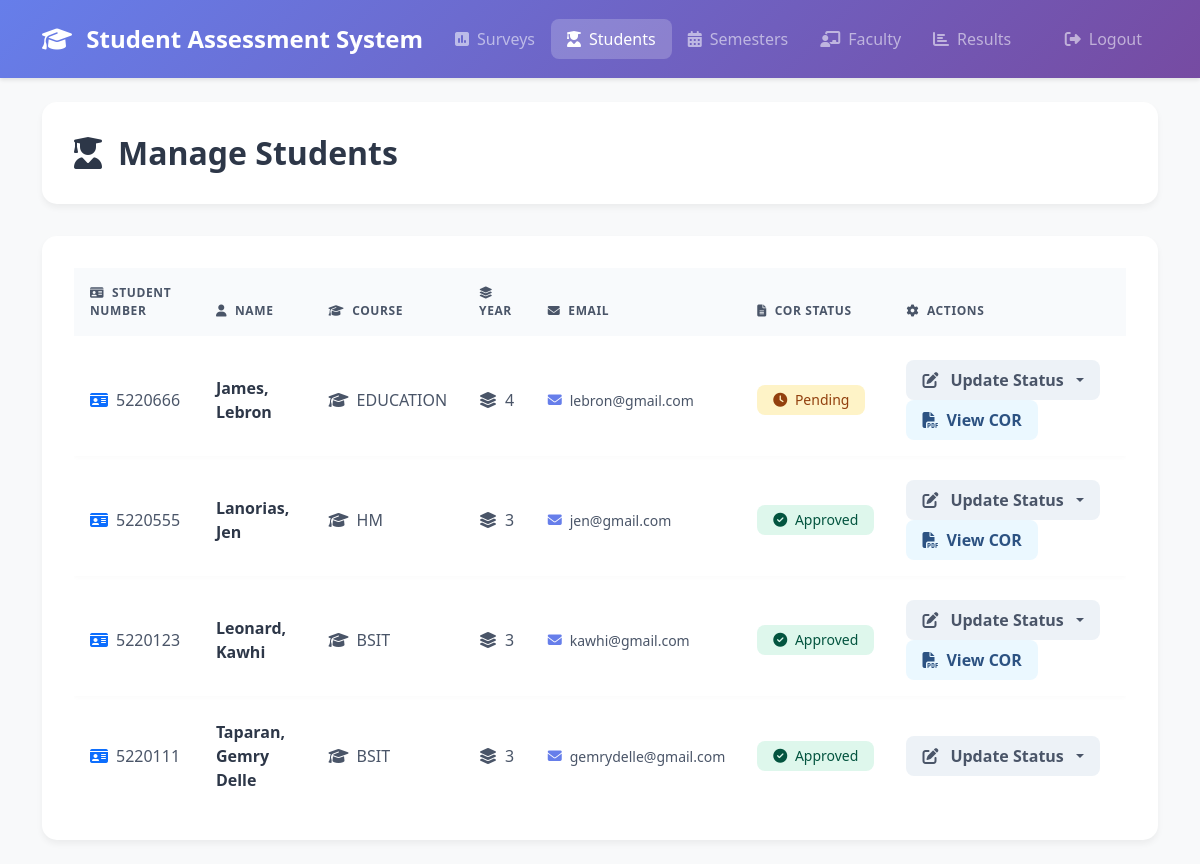
The page /admin/students.php (signed in) on the database as committed earlier.
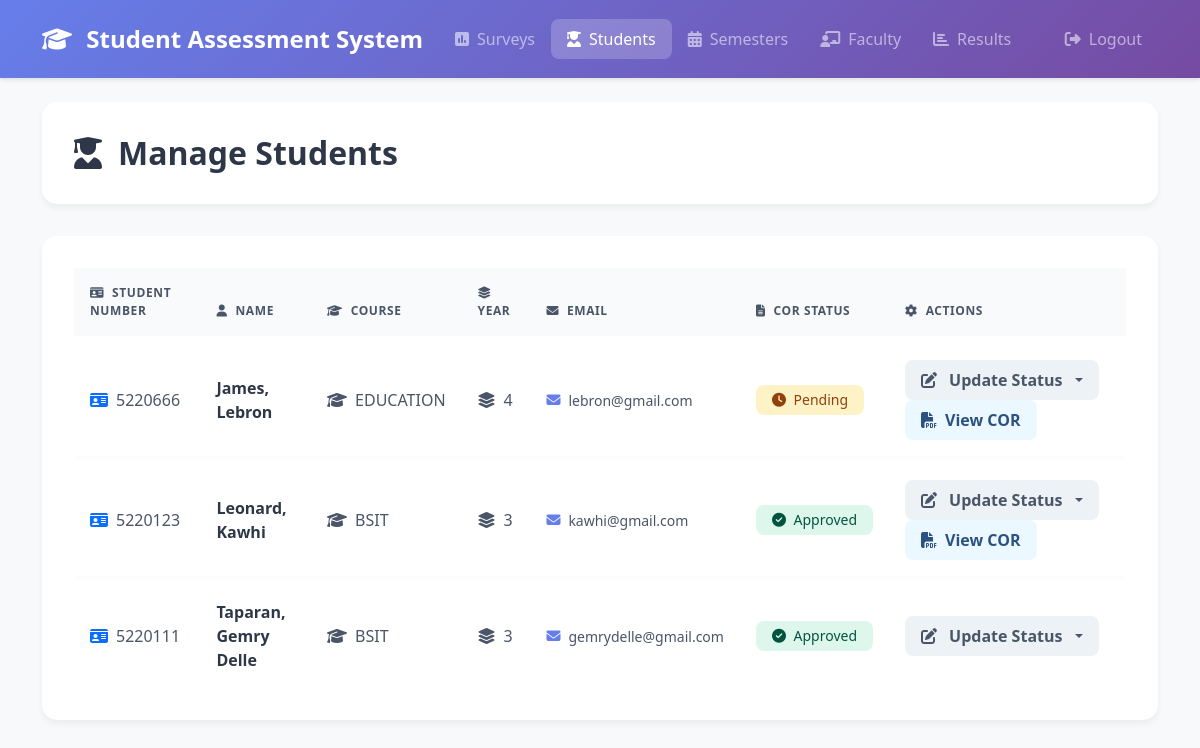
The same page on the database as committed later.
### tables this page shows
CREATE TABLE `students` (
  `id` int(11) NOT NULL,
  `user_id` int(11) DEFAULT NULL,
  `student_number` varchar(20) NOT NULL,
  `first_name` varchar(50) NOT NULL,
  `last_name` varchar(50) NOT NULL,
  `course` varchar(100) NOT NULL,
  `year_level` int(11) NOT NULL,
  `cor_file` varchar(255) DEFAULT NULL,
  `cor_status` enum('pending','approved','rejected') DEFAULT 'pending'
);

CREATE TABLE `users` (
  `id` int(11) NOT NULL,
  `username` varchar(50) NOT NULL,
  `password` varchar(255) NOT NULL,
  `email` varchar(100) NOT NULL,
  `role` enum('admin','student') NOT NULL,
  `created_at` timestamp NOT NULL DEFAULT current_timestamp()
);

### config/database.php (called while the page is built, shortened)
<?php
function clean($data) {
    return htmlspecialchars($data, ENT_QUOTES, 'UTF-8');
}
?>

### admin/students.php (the view, shortened to what the changed rows need)
<?php
require_once '../config/database.php';
$query = "SELECT s.*, u.username, u.email
          FROM students s
          JOIN users u ON s.user_id = u.id
          ORDER BY s.last_name, s.first_name";
$result = $conn->query($query);
$students = $result->fetch_all(MYSQLI_ASSOC);
?>
<!DOCTYPE html>
<html lang="en">
<head>
    <link href="https://cdn.jsdelivr.net/npm/bootstrap@5.3.2/dist/css/bootstrap.min.css" rel="stylesheet">
    <link href="https://cdnjs.cloudflare.com/ajax/libs/font-awesome/6.4.2/css/all.min.css" rel="stylesheet">
</head>
<body>
    <div class="container py-4">
        <div class="page-header">
            <h2 class="page-title">
                <i class="fas fa-user-graduate"></i>
                Manage Students
            </h2>
        </div>
        <div class="card">
            <div class="card-body">
                <div class="table-responsive">
                    <table class="table">
                        <thead>
                            <tr>
                                <th>
                                    <i class="fas fa-id-card me-2"></i>Student Number
                                </th>
                                <th>
                                    <i class="fas fa-user me-2"></i>Name
                                </th>
                                <th>
                                    <i class="fas fa-graduation-cap me-2"></i>Course
                                </th>
                                <th>
                                    <i class="fas fa-layer-group me-2"></i>Year
                                </th>
                                <th>
                                    <i class="fas fa-envelope me-2"></i>Email
                                </th>
                                <th>
                                    <i class="fas fa-file-alt me-2"></i>COR Status
                                </th>
                                <th>
                                    <i class="fas fa-cog me-2"></i>Actions
                                </th>
                            </tr>
                        </thead>
                        <tbody>
                            <?php foreach ($students as $student): ?>
                                <tr>
                                    <td>
                                        <div class="student-info">
                                            <i class="fas fa-id-card text-primary"></i>
                                            <?php echo clean($student['student_number']); ?>
                                        </div>
                                    </td>
                                    <td>
                                        <div class="student-name">
                                            <?php echo clean($student['last_name'] . ', ' . $student['first_name']); ?>
                                        </div>
                                    </td>
                                    <td>
                                        <div class="student-info">
                                            <i class="fas fa-graduation-cap"></i>
                                            <?php echo clean($student['course']); ?>
                                        </div>
                                    </td>
                                    <td>
                                        <div class="student-info">
                                            <i class="fas fa-layer-group"></i>
                                            <?php echo clean($student['year_level']); ?>
                                        </div>
                                    </td>
                                    <td>
                                        <div class="student-email">
                                            <i class="fas fa-envelope"></i>
                                            <?php echo clean($student['email']); ?>
                                        </div>
                                    </td>
                                    <td>
                                        <?php
                                        $status_class = 'secondary';
                                        $status_icon = 'file-alt';
                                        if ($student['cor_status'] === 'approved') {
                                            $status_class = 'success';
                                            $status_icon = 'check-circle';
                                        } elseif ($student['cor_status'] === 'rejected') {
                                            $status_class = 'danger';
                                            $status_icon = 'times-circle';
                                        } elseif ($student['cor_status'] === 'pending') {
                                            $status_class = 'warning';
                                            $status_icon = 'clock';
                                        }
                                        ?>
                                        <span class="badge bg-<?php echo $status_class; ?>">
                                            <i class="fas fa-<?php echo $status_icon; ?> me-1"></i>
                                            <?php echo $student['cor_file'] ? ucfirst($student['cor_status']) : 'No COR'; ?>
                                        </span>
                                    </td>
                                    <td>
                                        <?php if ($student['cor_file']): ?>
                                            <div class="btn-group">
                                                <button type="button" class="btn btn-secondary dropdown-toggle" data-bs-toggle="dropdown">
                                                    <i class="fas fa-edit me-1"></i>Update Status
                                                </button>
                                            </div>
                                            <?php if (file_exists('../uploads/cor/' . $student['cor_file'])): ?>
                                                <a href="../uploads/cor/<?php echo $student['cor_file']; ?>"
                                                   class="btn btn-info" target="_blank">
                                                    <i class="fas fa-file-pdf"></i> View COR
                                                </a>
                                            <?php endif; ?>
                                        <?php endif; ?>
                                    </td>
                                </tr>
                            <?php endforeach; ?>
                        </tbody>
                    </table>
                </div>
            </div>
        </div>
    </div>
</body>
</html>

Rows that differ between the two databases and show on the page:
removed students: student_number "5220555", last_name+first_name "Lanorias, Jen", course "HM", year_level "3", user.email "jen@gmail.com", cor_status "Approved"
